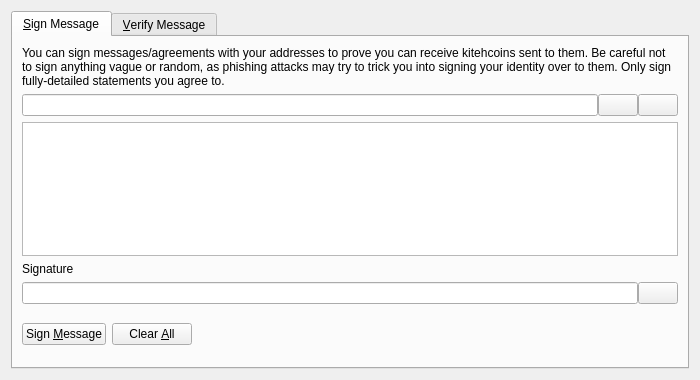
<?xml version="1.0" encoding="UTF-8"?>
<ui version="4.0">
 <class>SignVerifyMessageDialog</class>
 <widget class="QDialog" name="SignVerifyMessageDialog">
  <property name="geometry">
   <rect>
    <x>0</x>
    <y>0</y>
    <width>700</width>
    <height>380</height>
   </rect>
  </property>
  <property name="windowTitle">
   <string>Signatures - Sign / Verify a Message</string>
  </property>
  <property name="modal">
   <bool>true</bool>
  </property>
  <layout class="QVBoxLayout" name="verticalLayout">
   <item>
    <widget class="QTabWidget" name="tabWidget">
     <property name="currentIndex">
      <number>0</number>
     </property>
     <widget class="QWidget" name="tabSignMessage">
      <attribute name="title">
       <string>&amp;Sign Message</string>
      </attribute>
      <layout class="QVBoxLayout" name="verticalLayout_SM">
       <item>
        <widget class="QLabel" name="infoLabel_SM">
         <property name="text">
          <string>You can sign messages/agreements with your addresses to prove you can receive kitehcoins sent to them. Be careful not to sign anything vague or random, as phishing attacks may try to trick you into signing your identity over to them. Only sign fully-detailed statements you agree to.</string>
         </property>
         <property name="textFormat">
          <enum>Qt::PlainText</enum>
         </property>
         <property name="wordWrap">
          <bool>true</bool>
         </property>
        </widget>
       </item>
       <item>
        <layout class="QHBoxLayout" name="horizontalLayout_1_SM">
         <property name="spacing">
          <number>0</number>
         </property>
         <item>
          <widget class="QValidatedLineEdit" name="addressIn_SM">
           <property name="toolTip">
            <string>The Kitehcoin address to sign the message with</string>
           </property>
          </widget>
         </item>
         <item>
          <widget class="QPushButton" name="addressBookButton_SM">
           <property name="toolTip">
            <string>Choose previously used address</string>
           </property>
           <property name="text">
            <string/>
           </property>
           <property name="icon">
            <iconset resource="../bitcoin.qrc">
             <normaloff>:/icons/address-book</normaloff>:/icons/address-book</iconset>
           </property>
           <property name="shortcut">
            <string>Alt+A</string>
           </property>
           <property name="autoDefault">
            <bool>false</bool>
           </property>
          </widget>
         </item>
         <item>
          <widget class="QPushButton" name="pasteButton_SM">
           <property name="toolTip">
            <string>Paste address from clipboard</string>
           </property>
           <property name="text">
            <string/>
           </property>
           <property name="icon">
            <iconset resource="../bitcoin.qrc">
             <normaloff>:/icons/editpaste</normaloff>:/icons/editpaste</iconset>
           </property>
           <property name="shortcut">
            <string>Alt+P</string>
           </property>
           <property name="autoDefault">
            <bool>false</bool>
           </property>
          </widget>
         </item>
        </layout>
       </item>
       <item>
        <widget class="QPlainTextEdit" name="messageIn_SM">
         <property name="toolTip">
          <string>Enter the message you want to sign here</string>
         </property>
        </widget>
       </item>
       <item>
        <widget class="QLabel" name="signatureLabel_SM">
         <property name="text">
          <string>Signature</string>
         </property>
         <property name="textFormat">
          <enum>Qt::PlainText</enum>
         </property>
        </widget>
       </item>
       <item>
        <layout class="QHBoxLayout" name="horizontalLayout_2_SM">
         <property name="spacing">
          <number>0</number>
         </property>
         <item>
          <widget class="QLineEdit" name="signatureOut_SM">
           <property name="font">
            <font>
             <italic>true</italic>
            </font>
           </property>
           <property name="readOnly">
            <bool>true</bool>
           </property>
          </widget>
         </item>
         <item>
          <widget class="QPushButton" name="copySignatureButton_SM">
           <property name="toolTip">
            <string>Copy the current signature to the system clipboard</string>
           </property>
           <property name="text">
            <string/>
           </property>
           <property name="icon">
            <iconset resource="../bitcoin.qrc">
             <normaloff>:/icons/editcopy</normaloff>:/icons/editcopy</iconset>
           </property>
           <property name="autoDefault">
            <bool>false</bool>
           </property>
          </widget>
         </item>
        </layout>
       </item>
       <item>
        <layout class="QHBoxLayout" name="horizontalLayout_3_SM">
         <item>
          <widget class="QPushButton" name="signMessageButton_SM">
           <property name="toolTip">
            <string>Sign the message to prove you own this Kitehcoin address</string>
           </property>
           <property name="text">
            <string>Sign &amp;Message</string>
           </property>
           <property name="icon">
            <iconset resource="../bitcoin.qrc">
             <normaloff>:/icons/edit</normaloff>:/icons/edit</iconset>
           </property>
           <property name="autoDefault">
            <bool>false</bool>
           </property>
          </widget>
         </item>
         <item>
          <widget class="QPushButton" name="clearButton_SM">
           <property name="toolTip">
            <string>Reset all sign message fields</string>
           </property>
           <property name="text">
            <string>Clear &amp;All</string>
           </property>
           <property name="icon">
            <iconset resource="../bitcoin.qrc">
             <normaloff>:/icons/remove</normaloff>:/icons/remove</iconset>
           </property>
           <property name="autoDefault">
            <bool>false</bool>
           </property>
          </widget>
         </item>
         <item>
          <spacer name="horizontalSpacer_1_SM">
           <property name="orientation">
            <enum>Qt::Horizontal</enum>
           </property>
           <property name="sizeHint" stdset="0">
            <size>
             <width>40</width>
             <height>48</height>
            </size>
           </property>
          </spacer>
         </item>
         <item>
          <widget class="QLabel" name="statusLabel_SM">
           <property name="font">
            <font>
             <weight>75</weight>
             <bold>true</bold>
            </font>
           </property>
           <property name="text">
            <string/>
           </property>
           <property name="wordWrap">
            <bool>true</bool>
           </property>
          </widget>
         </item>
         <item>
          <spacer name="horizontalSpacer_2_SM">
           <property name="orientation">
            <enum>Qt::Horizontal</enum>
           </property>
           <property name="sizeHint" stdset="0">
            <size>
             <width>40</width>
             <height>48</height>
            </size>
           </property>
          </spacer>
         </item>
        </layout>
       </item>
      </layout>
     </widget>
     <widget class="QWidget" name="tabVerifyMessage">
      <attribute name="title">
       <string>&amp;Verify Message</string>
      </attribute>
      <layout class="QVBoxLayout" name="verticalLayout_VM">
       <item>
        <widget class="QLabel" name="infoLabel_VM">
         <property name="text">
          <string>Enter the receiver's address, message (ensure you copy line breaks, spaces, tabs, etc. exactly) and signature below to verify the message. Be careful not to read more into the signature than what is in the signed message itself, to avoid being tricked by a man-in-the-middle attack. Note that this only proves the signing party receives with the address, it cannot prove sendership of any transaction!</string>
         </property>
         <property name="textFormat">
          <enum>Qt::PlainText</enum>
         </property>
         <property name="alignment">
          <set>Qt::AlignLeading|Qt::AlignLeft|Qt::AlignTop</set>
         </property>
         <property name="wordWrap">
          <bool>true</bool>
         </property>
        </widget>
       </item>
       <item>
        <layout class="QHBoxLayout" name="horizontalLayout_1_VM">
         <property name="spacing">
          <number>0</number>
         </property>
         <item>
          <widget class="QValidatedLineEdit" name="addressIn_VM">
           <property name="toolTip">
            <string>The Kitehcoin address the message was signed with</string>
           </property>
          </widget>
         </item>
         <item>
          <widget class="QPushButton" name="addressBookButton_VM">
           <property name="toolTip">
            <string>Choose previously used address</string>
           </property>
           <property name="text">
            <string/>
           </property>
           <property name="icon">
            <iconset resource="../bitcoin.qrc">
             <normaloff>:/icons/address-book</normaloff>:/icons/address-book</iconset>
           </property>
           <property name="shortcut">
            <string>Alt+A</string>
           </property>
           <property name="autoDefault">
            <bool>false</bool>
           </property>
          </widget>
         </item>
        </layout>
       </item>
       <item>
        <widget class="QPlainTextEdit" name="messageIn_VM"/>
       </item>
       <item>
        <widget class="QValidatedLineEdit" name="signatureIn_VM"/>
       </item>
       <item>
        <layout class="QHBoxLayout" name="horizontalLayout_2_VM">
         <item>
          <widget class="QPushButton" name="verifyMessageButton_VM">
           <property name="toolTip">
            <string>Verify the message to ensure it was signed with the specified Kitehcoin address</string>
           </property>
           <property name="text">
            <string>Verify &amp;Message</string>
           </property>
           <property name="icon">
            <iconset resource="../bitcoin.qrc">
             <normaloff>:/icons/transaction_0</normaloff>:/icons/transaction_0</iconset>
           </property>
           <property name="autoDefault">
            <bool>false</bool>
           </property>
          </widget>
         </item>
         <item>
          <widget class="QPushButton" name="clearButton_VM">
           <property name="toolTip">
            <string>Reset all verify message fields</string>
           </property>
           <property name="text">
            <string>Clear &amp;All</string>
           </property>
           <property name="icon">
            <iconset resource="../bitcoin.qrc">
             <normaloff>:/icons/remove</normaloff>:/icons/remove</iconset>
           </property>
           <property name="autoDefault">
            <bool>false</bool>
           </property>
          </widget>
         </item>
         <item>
          <spacer name="horizontalSpacer_1_VM">
           <property name="orientation">
            <enum>Qt::Horizontal</enum>
           </property>
           <property name="sizeHint" stdset="0">
            <size>
             <width>40</width>
             <height>48</height>
            </size>
           </property>
          </spacer>
         </item>
         <item>
          <widget class="QLabel" name="statusLabel_VM">
           <property name="font">
            <font>
             <weight>75</weight>
             <bold>true</bold>
            </font>
           </property>
           <property name="text">
            <string/>
           </property>
           <property name="wordWrap">
            <bool>true</bool>
           </property>
          </widget>
         </item>
         <item>
          <spacer name="horizontalSpacer_2_VM">
           <property name="orientation">
            <enum>Qt::Horizontal</enum>
           </property>
           <property name="sizeHint" stdset="0">
            <size>
             <width>40</width>
             <height>48</height>
            </size>
           </property>
          </spacer>
         </item>
        </layout>
       </item>
      </layout>
     </widget>
    </widget>
   </item>
  </layout>
 </widget>
 <customwidgets>
  <customwidget>
   <class>QValidatedLineEdit</class>
   <extends>QLineEdit</extends>
   <header>qvalidatedlineedit.h</header>
  </customwidget>
 </customwidgets>
 <resources>
  <include location="../bitcoin.qrc"/>
 </resources>
 <connections/>
</ui>
